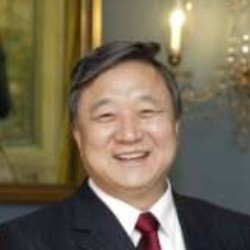
#> input picture Tugas Pengolahan Citra02/Foto6.jpg, 250 x 250 px
$ python Sobel.py   (older library calls are emulated)
#> lines starting #> are read from the running program, lines starting #| are printed output that depends on the picture; after the words box and inside, x2 and y2 are one past the last pixel; in counts of white or black regions, pixels touching at a corner belong together
import cv2

# Load image
img = cv2.imread('Foto6.jpg', cv2.IMREAD_GRAYSCALE)
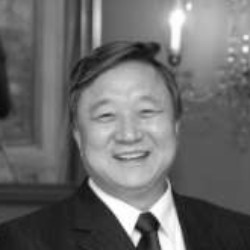
#> img: shape (250, 250); min 9, max 255, mean 107.1

# Sobel Edge Detection
sobelx = cv2.Sobel(img, cv2.CV_64F, 1, 0, ksize=5)
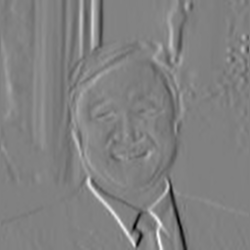
#> sobelx: shape (250, 250) float64; min -7927, max 7724, mean 17; drawn with min black and max white
sobely = cv2.Sobel(img, cv2.CV_64F, 0, 1, ksize=5)
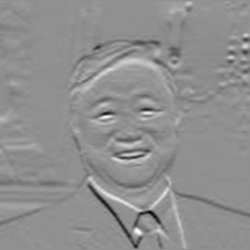
#> sobely: shape (250, 250) float64; min -6087, max 4643, mean -36.1; drawn with min black and max white
sobel = cv2.addWeighted(sobelx, 0.5, sobely, 0.5, 0)
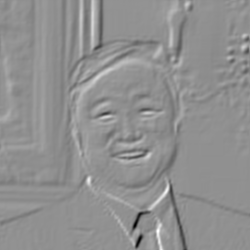
#> sobel: shape (250, 250) float64; min -5247, max 4003, mean -9.6; drawn with min black and max white

# Display Results
cv2.imshow('Original Image', img)
cv2.imshow('Sobel Edge Detection', sobel)
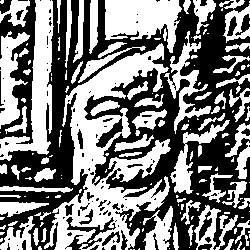
#> window 'Sobel Edge Detection': shape (250, 250); 49% white; 156 white regions (81 under 20 px), largest, box (x1, y1, x2, y2) and area: (44, 43, 171, 250) 9668, (0, 0, 54, 161) 3123, (105, 0, 182, 53) 2665

cv2.waitKey(0)
cv2.destroyAllWindows()

$ run again, with Tugas Pengolahan Citra02/Foto1.jpg copied over Tugas Pengolahan Citra02/Foto6.jpg
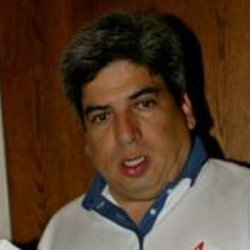
#> input picture Tugas Pengolahan Citra02/Foto1.jpg, 250 x 250 px
#> `sobel = cv2.addWeighted(sobelx, 0.5, sobely, 0.5, 0)`:
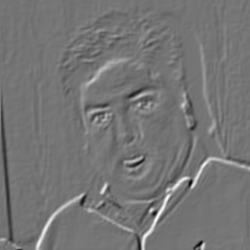
#> sobel: shape (250, 250) float64; min -3333, max 3955, mean 30.7; drawn with min black and max white
#> `cv2.imshow('Sobel Edge Detection', sobel)`:
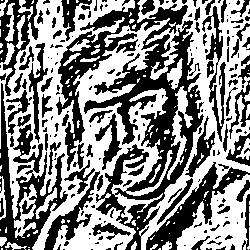
#> window 'Sobel Edge Detection': shape (250, 250); 53.1% white; 204 black regions (126 under 20 px), largest, box (x1, y1, x2, y2) and area: (56, 0, 204, 250) 12129, (0, 83, 68, 250) 3436, (146, 162, 250, 250) 2151

$ run again, with Tugas Pengolahan Citra02/Foto10.jpg copied over Tugas Pengolahan Citra02/Foto6.jpg
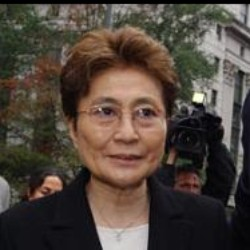
#> input picture Tugas Pengolahan Citra02/Foto10.jpg, 250 x 250 px
#> `sobel = cv2.addWeighted(sobelx, 0.5, sobely, 0.5, 0)`:
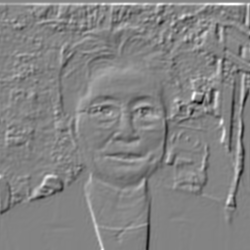
#> sobel: shape (250, 250) float64; min -4626, max 4335, mean 12.6; drawn with min black and max white
#> `cv2.imshow('Sobel Edge Detection', sobel)`:
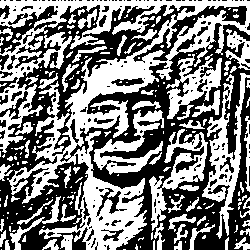
#> window 'Sobel Edge Detection': shape (250, 250); 49% white; 207 white regions (140 under 20 px), largest, box (x1, y1, x2, y2) and area: (0, 0, 250, 250) 17466, (202, 73, 250, 239) 2366, (149, 129, 208, 231) 1719
